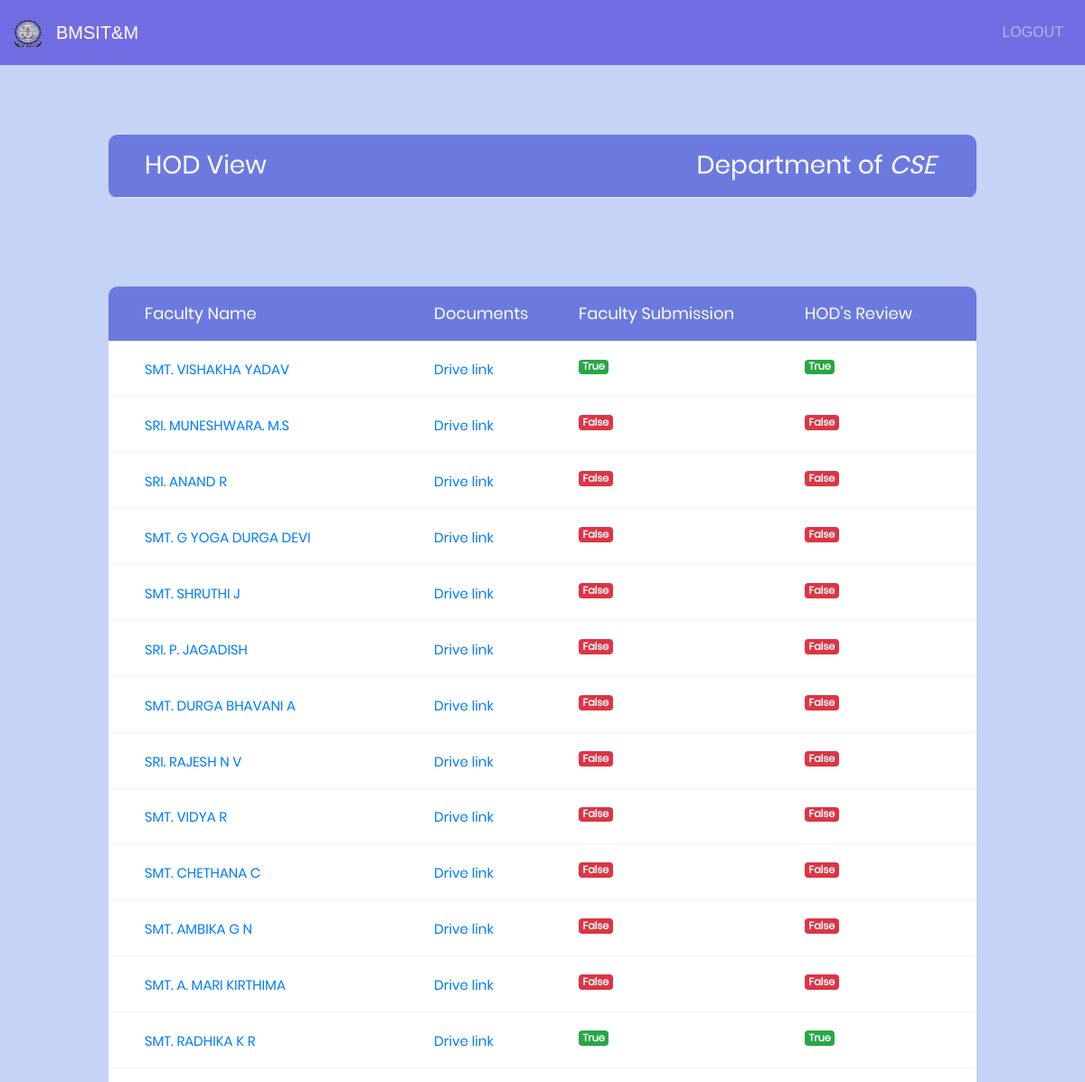
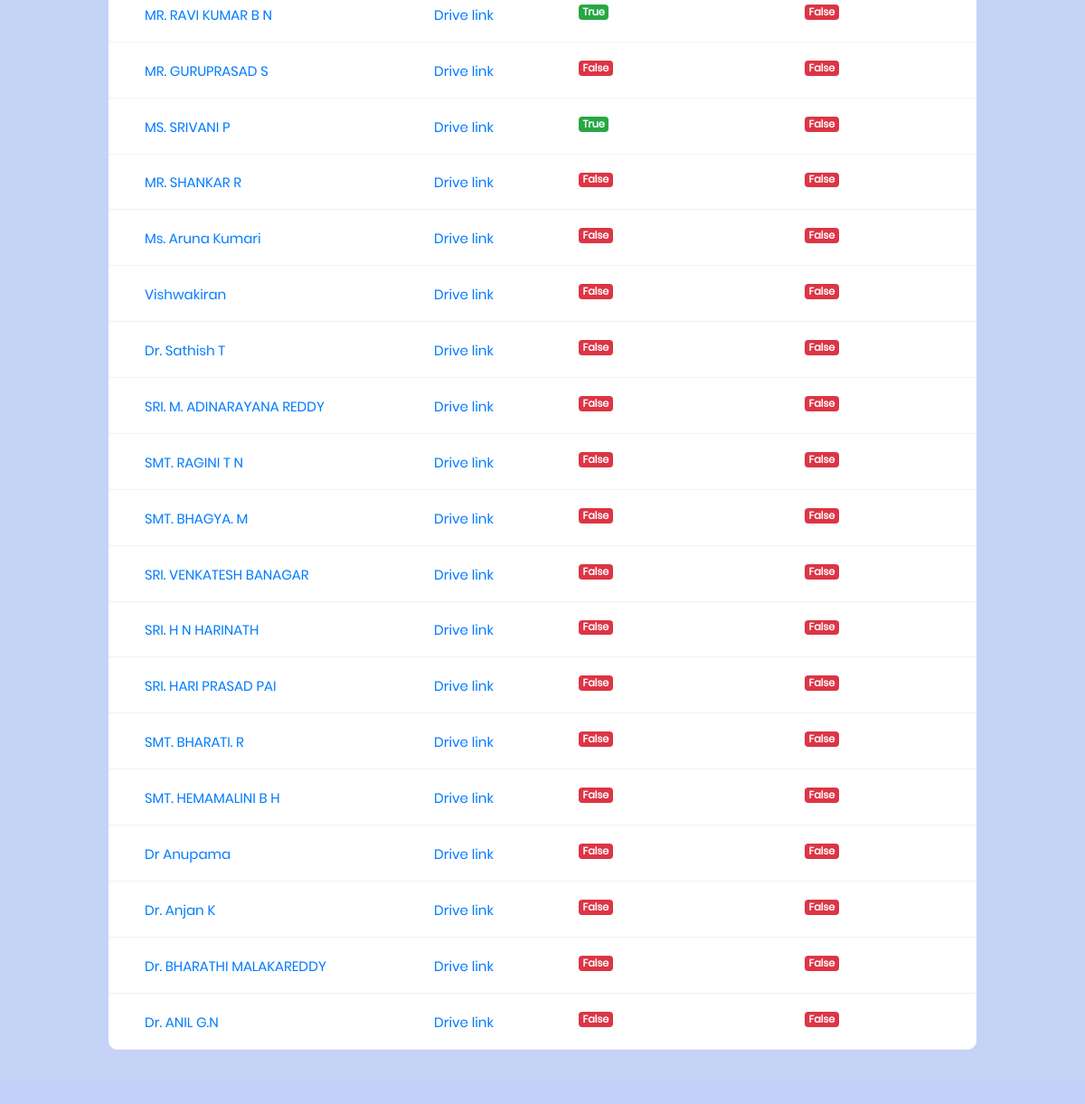
The app's page /hod_display/ (signed in), older data (2 pictures, top to bottom).
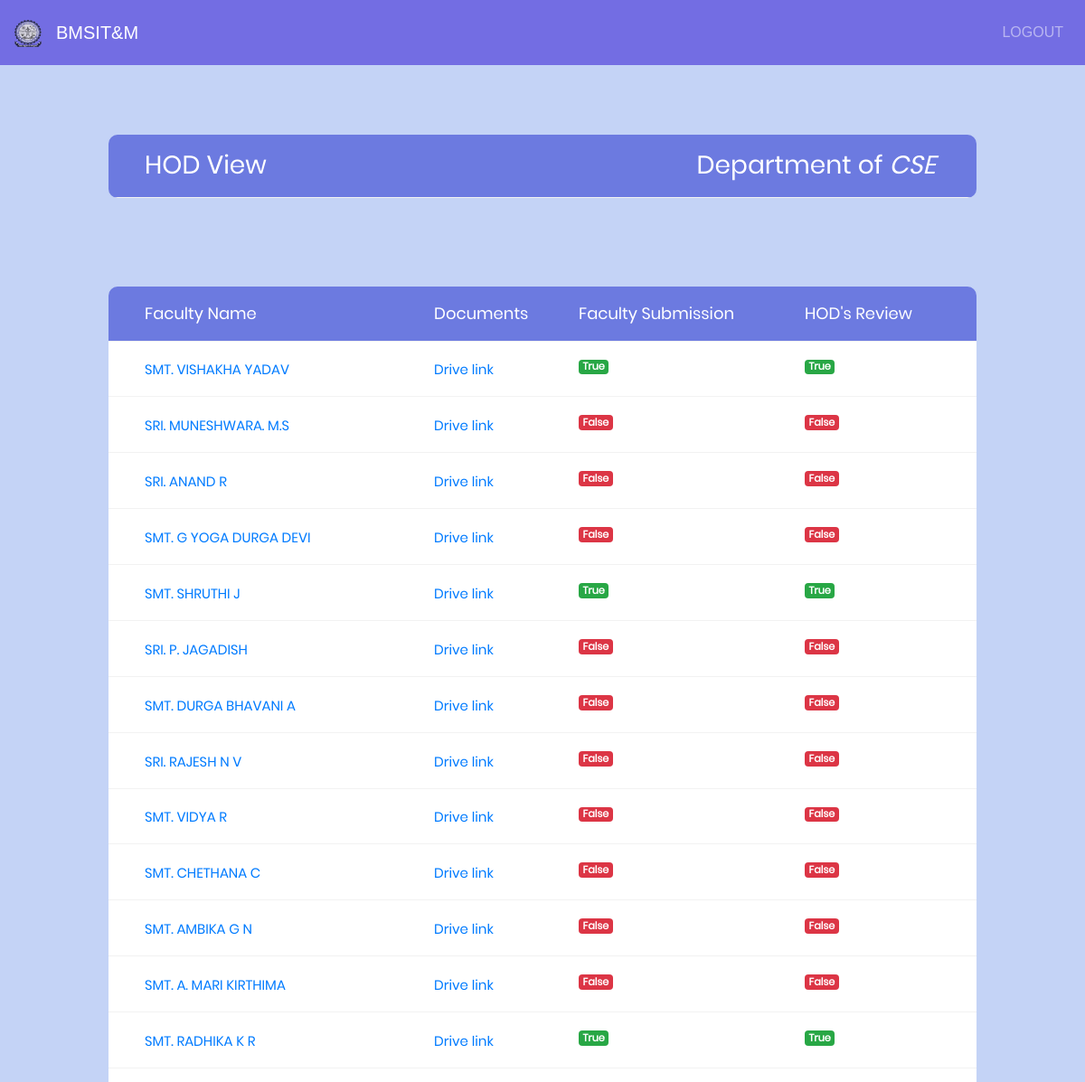
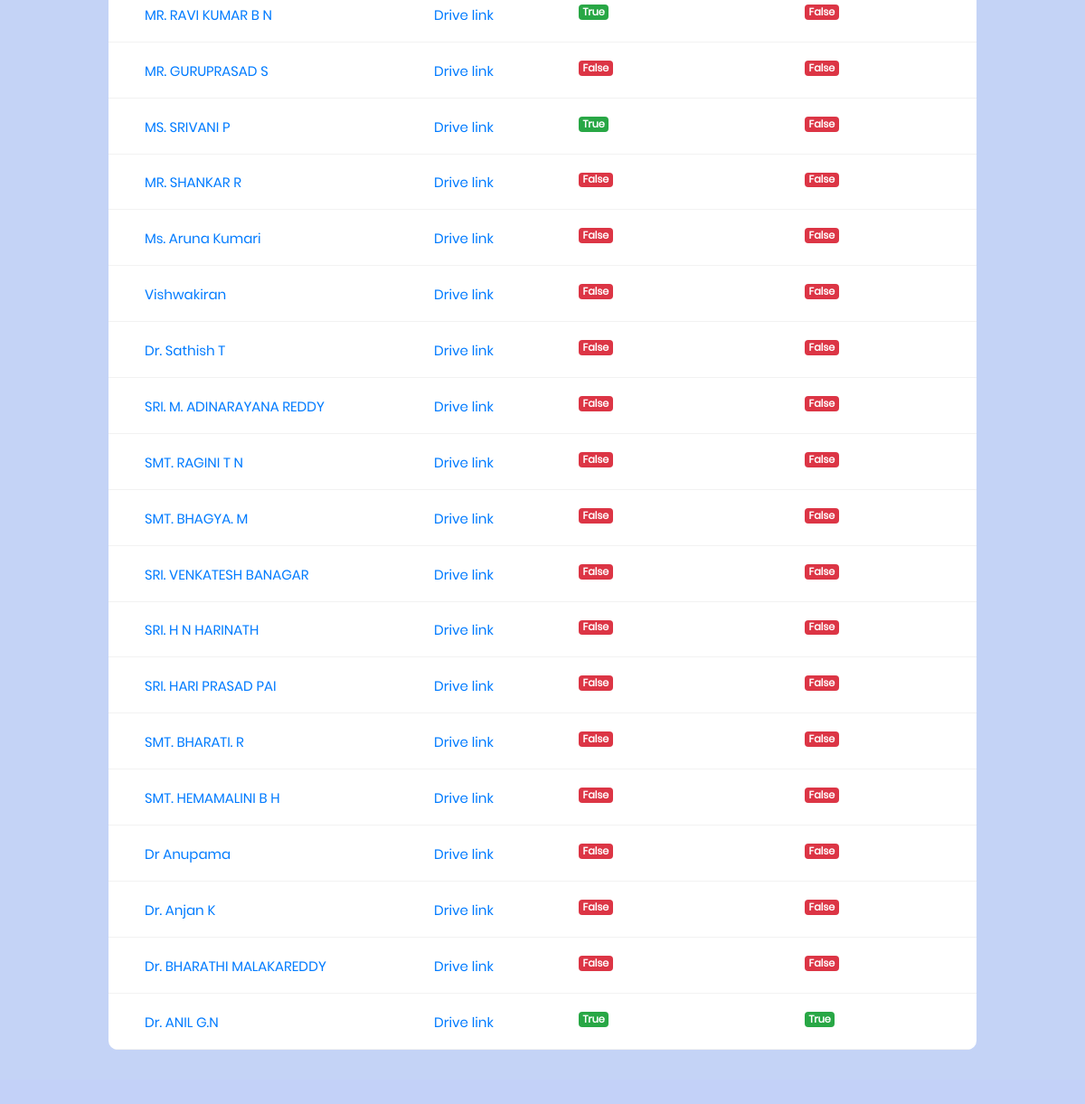
The same page, newer data (2 pictures, top to bottom).
### facform1/models.py (models this page shows, shortened)
class Department(models.Model):
	name = models.CharField(max_length=20, blank=True, null=True)
	def __str__(self):
		return self.name

class User(AbstractUser):
	phone = models.BigIntegerField(null=True)
	department = models.ForeignKey('Department', on_delete=models.CASCADE,null=True)
	designation = models.ForeignKey('Designation', on_delete=models.CASCADE,null=True)
	teach_status = models.BooleanField(default=False)
	hod_status = models.BooleanField(default=False)
	principal_status = models.BooleanField(default=False)
	doc_link = models.CharField(max_length=2000, blank=True, null=True)
	info = models.CharField(max_length=20, blank=True, null=True)

### facform1/views.py (the view)
# urls.py: url(r'^hod_display/', views.hod_display,name="hod_display"),
def hod_display(request):
	user = request.user
	pk = request.user.pk
	hod_dept = user.department
	hod_desg = user.designation
	c1 = User.objects.filter(department=hod_dept).filter(designation__pk=11)
	c2 = User.objects.filter(department=hod_dept).filter(designation__pk=9)
	c3 = User.objects.filter(department=hod_dept).filter(designation__pk=10)
	c4 = list(chain(c2,c3))
	context = {'name':c1,'name1':c4 ,'hod_dept':hod_dept}
	return render(request,'hod_display.html',context=context)

### templates/hod_display.html (shortened to what this page needs)
<!DOCTYPE html>
{% load staticfiles %}
<html lang="en">
<head>
	<link rel="stylesheet" type="text/css" href="{% static "vendor/bootstrap/css/bootstrap.min.css" %}">
	<link rel="stylesheet" type="text/css" href="{% static "fonts/font-awesome-4.7.0/css/font-awesome.min.css" %}">
	<link rel="stylesheet" type="text/css" href="{% static "vendor/animate/animate.css" %}">
	<link rel="stylesheet" type="text/css" href="{% static "vendor/select2/select2.min.css" %}">
	<link rel="stylesheet" type="text/css" href="{% static "vendor/perfect-scrollbar/perfect-scrollbar.css" %}">
	<link rel="stylesheet" type="text/css" href="{% static "css/util.css" %}">
	<link rel="stylesheet" type="text/css" href="{% static "css/main1.css" %}">
</head>
<body style="background:#c3d1f8">
	{% include 'partials/nav_primary.html' %}
	<div style="margin-top:-18%;" class="limiter">
		<div class="container-table100">
			<div class="wrap-table100">
					<div class="table">
						<div class="row header">
							<div class="cell">
								<h3>HOD View</h3>
							</div>
							<div class="cell">
								<h3>Department of <em>{{hod_dept}}</em></h3>
							</div>
						</div>
					</div>
						</div>
							</div>
						</div>
	<div style="margin-top:-25%;" class="limiter">
		<div class="container-table100">
			<div class="wrap-table100">
					<div class="table">
						<div class="row header">
							<div class="cell">
								Faculty Name
							</div>
							<div class="cell">
								Documents
							</div>
							<div class="cell">
								Faculty Submission
							</div>
							<div class="cell">
								HOD's Review
							</div>
						</div>
            {% for info in name %}
						<div class="row">
							<div class="cell" data-title="Faculty Name">
								  <a {% if info.hod_status == False %} href="/hod_teacher_display/{{info.pk}}" {% else %} href="#" {% endif %}>{{info.first_name}}</a>
							</div>
							<div class="cell" data-title="Documents">
								<a href="{{info.doc_link}}">Drive link</a>
							</div>
							<div class="cell" data-title="f-sub">
                {% if info.teach_status %}
								  <span class="badge badge-success pull-left">{{info.teach_status}}</span>
                {% else %}
                  <span class="badge badge-danger pull-left">{{info.teach_status}}</span>
                {% endif %}
							</div>
							<div class="cell" data-title="hod-review">
                {% if info.hod_status %}
								  <span class="badge badge-success pull-left">{{info.hod_status}}</span>
                {% else %}
                  <span class="badge badge-danger pull-left">{{info.hod_status}}</span>
                {% endif %}
							</div>
						</div>
            {% endfor %}
            {% for info in name1 %}
						<div class="row">
							<div class="cell" data-title="Faculty Name">
								  <a {% if info.hod_status == False %} href="/hod_teacher1_display/{{info.pk}}" {% else %} href="#" {% endif %}>{{info.first_name}}</a>
							</div>
							<div class="cell" data-title="Documents">
								<a href="{{info.doc_link}}">Drive link</a>
							</div>
							<div class="cell" data-title="f-sub">
                {% if info.teach_status %}
                  <span class="badge badge-success pull-left">{{info.teach_status}}</span>
                {% else %}
                  <span class="badge badge-danger pull-left">{{info.teach_status}}</span>
                {% endif %}
							</div>
							<div class="cell" data-title="hod-review">
                {% if info.hod_status %}
								  <span class="badge badge-success pull-left">{{info.hod_status}}</span>
                {% else %}
                  <span class="badge badge-danger pull-left">{{info.hod_status}}</span>
                {% endif %}
							</div>
						</div>
            {% endfor %}
					</div>
			</div>
		</div>
	</div>
</body>
</html>

### templates/partials/nav_primary.html (shortened to what this page needs)
{% load staticfiles %}
<nav class="navbar navbar-expand-lg navbar-dark fixed-top" style="background-color: #736de3;">
  <a class="navbar-brand" href="#">
  <img src="{% static "image/bms.logo.png" %}" width="30" height="30" alt="">
</a>
<a class="navbar-brand" href="#">BMSIT&M</a>
<span class="navbar-text">
  	<ul class="navbar-nav mr-auto">
  <li class="nav-item">
        <a class="nav-link" href="/">LOGOUT</a>
    </li>
  </ul>
    </span>
</nav>

### static/css/main1.css (style rules this page uses)
* { margin: 0px; padding: 0px; box-sizing: border-box; }
body, html { height: 100%; font-family: sans-serif; }
a { margin: 0px; transition: all 0.4s; -webkit-transition: all 0.4s; -o-transition: all 0.4s; -moz-transition: all 0.4s; }
h1,h2,h3,h4,h5,h6 { margin: 0px; }
ul, li { margin: 0px; list-style-type: none; }
.limiter { width: 100%; margin: 0 auto; }
.container-table100 { width: 100%; min-height: 100vh; background: #c4d3f6; display: -webkit-box; display: -webkit-flex; display: -moz-box; display: -ms-flexbox; display: flex; align-items: center; justify-content: center; flex-wrap: wrap; padding: 33px 30px; }
.wrap-table100 { width: 960px; border-radius: 10px; overflow: hidden; }
.table { width: 100%; display: table; margin: 0; }
.row { display: table-row; background: #fff; }
.row.header { color: #ffffff; background: #6c7ae0; }
.cell { display: table-cell; }
.row .cell { font-family: Poppins-Regular; font-size: 15px; color: #666666; line-height: 1.2; font-weight: unset !important; padding-top: 20px; padding-bottom: 20px; border-bottom: 1px solid #f2f2f2; }
.row.header .cell { font-family: Poppins-Regular; font-size: 18px; color: #fff; line-height: 1.2; font-weight: unset !important; padding-top: 19px; padding-bottom: 19px; }
.row .cell:nth-child(1) { width: 360px; padding-left: 40px; }
.row .cell:nth-child(2) { width: 160px; }
.row .cell:nth-child(3) { width: 250px; }
.row .cell:nth-child(4) { width: 190px; }
.table, .row { width: 100% !important; }

Row changes from the older to the newer data that the page shows:
changed User "SMT. SHRUTHI J": teach_status "False" → "True"; hod_status "False" → "True"
changed User "Dr. ANIL G.N": teach_status "False" → "True"; hod_status "False" → "True"
